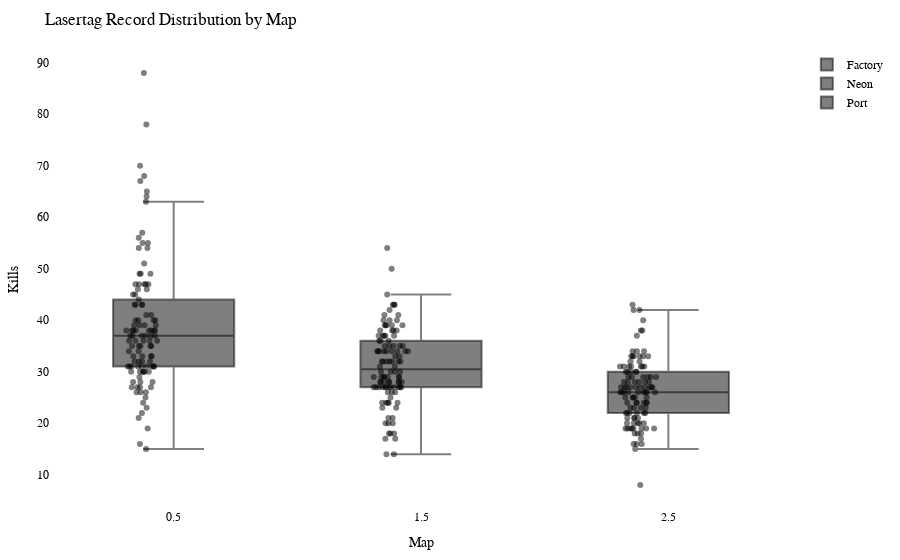

Notebook cell for this chart:
### Code cell
import plotly.graph_objects as go
import plotly.io as pio

df = getRecordsDataframe(minigame="Lasertag")

# Calculate the offset for centering the data points
num_columns = len(df.columns)
offset = 0.5

# Create a Swarm plot using Plotly
fig = go.Figure()

for i, column in enumerate(df.columns):
    x_values = [i + offset] * len(df[column])  # Adjust x-values with offset for horizontal centering
    fig.add_trace(go.Box(x=x_values,
                         y=df[column],
                         name=column,
                         boxpoints='all',
                         pointpos=-0.5,  # Adjust point position to prevent overlapping
                         marker=dict(color='rgba(0,0,0,0.5)', size=6),  # Adjust marker color and size
                         hovertext=df.index,
                         hoverinfo='text+y'))

fig.update_layout(title="Lasertag Record Distribution by Map",
                  xaxis=dict(title="Map"),
                  yaxis=dict(title="Kills"),
                  showlegend=True,
                  font=dict(family="Arial", size=12, color="black"),  # Customize font
                  plot_bgcolor="white",  # Set background color
                  margin=dict(l=50, r=50, t=50, b=50),  # Adjust margins for better layout
                  )

pio.show(fig)

pio.write_html(fig, "out/laser_swarm_plot.html")

### Figure 1 — Plotly figure (JSON) as saved in the notebook; plotly's stock layout.template omitted (floating-point values rounded to 4 significant figures)
{"data": [{"boxpoints": "all", "hoverinfo": "text+y", "hovertext": ["20LeRe10", "2wc", "agowskyy", "Allooy", "Anni808", "Axollotel", "bawskey", "BusinessBent", "ByNetherdude", "byTobi", "cediiiiii_10", "Chander24", "Chrisi20101", "crocodile1870", "cxl1lo", "DarkCobweb", "deadfiight", "DerBaumIstDerWeg", "Dokkkkko", "Ex4cted", "Falke23_5", "Feinberg", "ffawks", "Fflopse", "ForceFox", "Freeeedom", "frutigall", "GamemasterNiki", "GeneralEnte06", "Gerrygames", "Gobo9", "GrafikKatze", "Grapfen", "Gummibearchen", "H1ghsay", "h4nnes", "Harold_Sensemann", "HeIsJustAPoorBoy", "HerrDante", "Jan2220", "JennieKim", "jimmi1410", "JOW23", "Joy_8oy", "juvona", "KakaMC", "Kanickelul", "Keenaai", "Kokochampi", "Kokochampo", "Kopfradio", "Krusti", "Kyuudo", "La_meleagro", "LeWi_100", "Lingex", "lizsyy", "LordAlexos", "loukrativ", "Lubottus", "Luis_XYZ", "M0orey_0", "marbrueck", "Martomias", "Mincheeen", "miridis41", "MrNulfred", "Mvsk_", "myshq", "Nexilus", "Ninivee", "officialryzon", "Oronor", "PedroZockt", "Picutar", "PixlNight", "PolizeiDreamy", "Radattel", "Radiokopf", "Raefinzs", "ReichesBrot", "Ritokii", "rXzEr_Justin", "Sackkerl", "SB387", "ScreamingBlatz", "Sebi1801", "Seemops_8", "Sey__", "Shiewk", "SiLoHB", "Snitcherella", "SpeckyCut", "StaudammAusHolz", "TheBreadHD", "TheFabo", "Tomiokey", "twitchparaskiill", "Txlentierter", "T_Niko_T", "Umgfoin", "WachtelWachtel", "WirdNichtGeladen", "Wissender", "xBaumeisterin", "xX_Dima_ggg_Xx6", "xX_Masha_ggg_Xx9", "yzvm", "_n3d", "_Waldi_"], "marker": {"color": "rgba(0,0,0,0.5)", "size": 6}, "name": "Factory", "pointpos": -0.5, "type": "box", "x": [0.5, 0.5, 0.5, 0.5, 0.5, 0.5, 0.5, 0.5, 0.5, 0.5, 0.5, 0.5, 0.5, 0.5, 0.5, 0.5, 0.5, 0.5, 0.5, 0.5, 0.5, 0.5, 0.5, 0.5, 0.5, 0.5, 0.5, 0.5, 0.5, 0.5, 0.5, 0.5, 0.5, 0.5, 0.5, 0.5, 0.5, 0.5, 0.5, 0.5, 0.5, 0.5, 0.5, 0.5, 0.5, 0.5, 0.5, 0.5, 0.5, 0.5, 0.5, 0.5, 0.5, 0.5, 0.5, 0.5, 0.5, 0.5, 0.5, 0.5, 0.5, 0.5, 0.5, 0.5, 0.5, 0.5, 0.5, 0.5, 0.5, 0.5, 0.5, 0.5, 0.5, 0.5, 0.5, 0.5, 0.5, 0.5, 0.5, 0.5, 0.5, 0.5, 0.5, 0.5, 0.5, 0.5, 0.5, 0.5, 0.5, 0.5, 0.5, 0.5, 0.5, 0.5, 0.5, 0.5, 0.5, 0.5, 0.5, 0.5, 0.5, 0.5, 0.5, 0.5, 0.5, 0.5, 0.5, 0.5, 0.5, 0.5], "y": [26, 68, 39, 31, 26, 37, 63, 38, 31, 36, 55, 27, 33, 27, 22, 39, 31, 35, 28, 78, 38, 26, 55, 70, 34, 38, 57, 31, 36, 47, 47, 40, 43, 45, 31, 67, 43, 39, 88, 38, 47, 30, 65, 27, 21, 40, 15, 33, 37, 37, 19, 49, 37, 24, 35, 38, 49, 43, 16, 37, 32, 30, 45, 46, 38, 54, 34, 31, 54, 38, 31, 25, 40, 47, 37, 29, 36, 35, 32, 28, 40, 56, 39, 43, 30, 38, 33, 30, 49, 32, 30, 28, 30, 35, 35, 64, 36, 46, 31, 44, 32, 41, 41, 31, 36, 27, 23, 51, 47, 33]}, {"boxpoints": "all", "hoverinfo": "text+y", "hovertext": ["20LeRe10", "2wc", "agowskyy", "Allooy", "Anni808", "Axollotel", "bawskey", "BusinessBent", "ByNetherdude", "byTobi", "cediiiiii_10", "Chander24", "Chrisi20101", "crocodile1870", "cxl1lo", "DarkCobweb", "deadfiight", "DerBaumIstDerWeg", "Dokkkkko", "Ex4cted", "Falke23_5", "Feinberg", "ffawks", "Fflopse", "ForceFox", "Freeeedom", "frutigall", "GamemasterNiki", "GeneralEnte06", "Gerrygames", "Gobo9", "GrafikKatze", "Grapfen", "Gummibearchen", "H1ghsay", "h4nnes", "Harold_Sensemann", "HeIsJustAPoorBoy", "HerrDante", "Jan2220", "JennieKim", "jimmi1410", "JOW23", "Joy_8oy", "juvona", "KakaMC", "Kanickelul", "Keenaai", "Kokochampi", "Kokochampo", "Kopfradio", "Krusti", "Kyuudo", "La_meleagro", "LeWi_100", "Lingex", "lizsyy", "LordAlexos", "loukrativ", "Lubottus", "Luis_XYZ", "M0orey_0", "marbrueck", "Martomias", "Mincheeen", "miridis41", "MrNulfred", "Mvsk_", "myshq", "Nexilus", "Ninivee", "officialryzon", "Oronor", "PedroZockt", "Picutar", "PixlNight", "PolizeiDreamy", "Radattel", "Radiokopf", "Raefinzs", "ReichesBrot", "Ritokii", "rXzEr_Justin", "Sackkerl", "SB387", "ScreamingBlatz", "Sebi1801", "Seemops_8", "Sey__", "Shiewk", "SiLoHB", "Snitcherella", "SpeckyCut", "StaudammAusHolz", "TheBreadHD", "TheFabo", "Tomiokey", "twitchparaskiill", "Txlentierter", "T_Niko_T", "Umgfoin", "WachtelWachtel", "WirdNichtGeladen", "Wissender", "xBaumeisterin", "xX_Dima_ggg_Xx6", "xX_Masha_ggg_Xx9", "yzvm", "_n3d", "_Waldi_"], "marker": {"color": "rgba(0,0,0,0.5)", "size": 6}, "name": "Neon", "pointpos": -0.5, "type": "box", "x": [1.5, 1.5, 1.5, 1.5, 1.5, 1.5, 1.5, 1.5, 1.5, 1.5, 1.5, 1.5, 1.5, 1.5, 1.5, 1.5, 1.5, 1.5, 1.5, 1.5, 1.5, 1.5, 1.5, 1.5, 1.5, 1.5, 1.5, 1.5, 1.5, 1.5, 1.5, 1.5, 1.5, 1.5, 1.5, 1.5, 1.5, 1.5, 1.5, 1.5, 1.5, 1.5, 1.5, 1.5, 1.5, 1.5, 1.5, 1.5, 1.5, 1.5, 1.5, 1.5, 1.5, 1.5, 1.5, 1.5, 1.5, 1.5, 1.5, 1.5, 1.5, 1.5, 1.5, 1.5, 1.5, 1.5, 1.5, 1.5, 1.5, 1.5, 1.5, 1.5, 1.5, 1.5, 1.5, 1.5, 1.5, 1.5, 1.5, 1.5, 1.5, 1.5, 1.5, 1.5, 1.5, 1.5, 1.5, 1.5, 1.5, 1.5, 1.5, 1.5, 1.5, 1.5, 1.5, 1.5, 1.5, 1.5, 1.5, 1.5, 1.5, 1.5, 1.5, 1.5, 1.5, 1.5, 1.5, 1.5, 1.5, 1.5], "y": [20, 38, 34, 30, 27, 35, 32, 28, 29, 26, 41, 17, 27, 27, 17, 39, 28, 38, 18, 39, 34, 21, 34, 45, 20, 36, 36, 28, 27, 39, 43, 34, 40, 35, 28, 34, 29, 37, 50, 31, 28, 23, 43, 25, 18, 37, 24, 29, 21, 34, 18, 35, 27, 20, 32, 30, 36, 32, 14, 39, 23, 27, 32, 28, 41, 35, 28, 40, 38, 27, 29, null, 40, 43, 32, 27, 29, 27, 27, 29, 32, 34, 28, 31, 24, 38, 32, 30, 27, 26, 14, 27, 24, 34, 35, 54, 37, 39, null, 26, 30, 37, 33, 34, 24, 29, 24, 42, 37, 33]}, {"boxpoints": "all", "hoverinfo": "text+y", "hovertext": ["20LeRe10", "2wc", "agowskyy", "Allooy", "Anni808", "Axollotel", "bawskey", "BusinessBent", "ByNetherdude", "byTobi", "cediiiiii_10", "Chander24", "Chrisi20101", "crocodile1870", "cxl1lo", "DarkCobweb", "deadfiight", "DerBaumIstDerWeg", "Dokkkkko", "Ex4cted", "Falke23_5", "Feinberg", "ffawks", "Fflopse", "ForceFox", "Freeeedom", "frutigall", "GamemasterNiki", "GeneralEnte06", "Gerrygames", "Gobo9", "GrafikKatze", "Grapfen", "Gummibearchen", "H1ghsay", "h4nnes", "Harold_Sensemann", "HeIsJustAPoorBoy", "HerrDante", "Jan2220", "JennieKim", "jimmi1410", "JOW23", "Joy_8oy", "juvona", "KakaMC", "Kanickelul", "Keenaai", "Kokochampi", "Kokochampo", "Kopfradio", "Krusti", "Kyuudo", "La_meleagro", "LeWi_100", "Lingex", "lizsyy", "LordAlexos", "loukrativ", "Lubottus", "Luis_XYZ", "M0orey_0", "marbrueck", "Martomias", "Mincheeen", "miridis41", "MrNulfred", "Mvsk_", "myshq", "Nexilus", "Ninivee", "officialryzon", "Oronor", "PedroZockt", "Picutar", "PixlNight", "PolizeiDreamy", "Radattel", "Radiokopf", "Raefinzs", "ReichesBrot", "Ritokii", "rXzEr_Justin", "Sackkerl", "SB387", "ScreamingBlatz", "Sebi1801", "Seemops_8", "Sey__", "Shiewk", "SiLoHB", "Snitcherella", "SpeckyCut", "StaudammAusHolz", "TheBreadHD", "TheFabo", "Tomiokey", "twitchparaskiill", "Txlentierter", "T_Niko_T", "Umgfoin", "WachtelWachtel", "WirdNichtGeladen", "Wissender", "xBaumeisterin", "xX_Dima_ggg_Xx6", "xX_Masha_ggg_Xx9", "yzvm", "_n3d", "_Waldi_"], "marker": {"color": "rgba(0,0,0,0.5)", "size": 6}, "name": "Port", "pointpos": -0.5, "type": "box", "x": [2.5, 2.5, 2.5, 2.5, 2.5, 2.5, 2.5, 2.5, 2.5, 2.5, 2.5, 2.5, 2.5, 2.5, 2.5, 2.5, 2.5, 2.5, 2.5, 2.5, 2.5, 2.5, 2.5, 2.5, 2.5, 2.5, 2.5, 2.5, 2.5, 2.5, 2.5, 2.5, 2.5, 2.5, 2.5, 2.5, 2.5, 2.5, 2.5, 2.5, 2.5, 2.5, 2.5, 2.5, 2.5, 2.5, 2.5, 2.5, 2.5, 2.5, 2.5, 2.5, 2.5, 2.5, 2.5, 2.5, 2.5, 2.5, 2.5, 2.5, 2.5, 2.5, 2.5, 2.5, 2.5, 2.5, 2.5, 2.5, 2.5, 2.5, 2.5, 2.5, 2.5, 2.5, 2.5, 2.5, 2.5, 2.5, 2.5, 2.5, 2.5, 2.5, 2.5, 2.5, 2.5, 2.5, 2.5, 2.5, 2.5, 2.5, 2.5, 2.5, 2.5, 2.5, 2.5, 2.5, 2.5, 2.5, 2.5, 2.5, 2.5, 2.5, 2.5, 2.5, 2.5, 2.5, 2.5, 2.5, 2.5, 2.5], "y": [19, 27, 24, 20, 20, 25, 30, 26, 19, 20, 33, 19, 29, 25, 18, 28, 24, 28, 15, 33, 25, 24, 31, 43, 16, 34, 38, 27, 26, 29, 37, 27, 38, 31, 27, 33, 28, 23, 40, 27, 23, 27, 42, 33, 18, 26, null, 22, 17, 24, 16, 26, 22, 8, 31, 30, 33, 30, 16, 32, 22, 27, 25, 31, 30, 22, 26, 19, 34, 29, 24, 29, 31, 42, 26, 21, 23, 19, 28, 27, 27, 22, 33, 29, 25, 28, null, 20, 32, 26, 18, 20, 21, 21, 24, 31, 26, 27, 19, 22, 30, 29, 26, 28, 19, 23, 19, 31, 34, 21]}], "layout": {"font": {"color": "black", "family": "Arial", "size": 12}, "margin": {"b": 50, "l": 50, "r": 50, "t": 50}, "plot_bgcolor": "white", "showlegend": true, "title": {"text": "Lasertag Record Distribution by Map"}, "xaxis": {"title": {"text": "Map"}}, "yaxis": {"title": {"text": "Kills"}}}}
